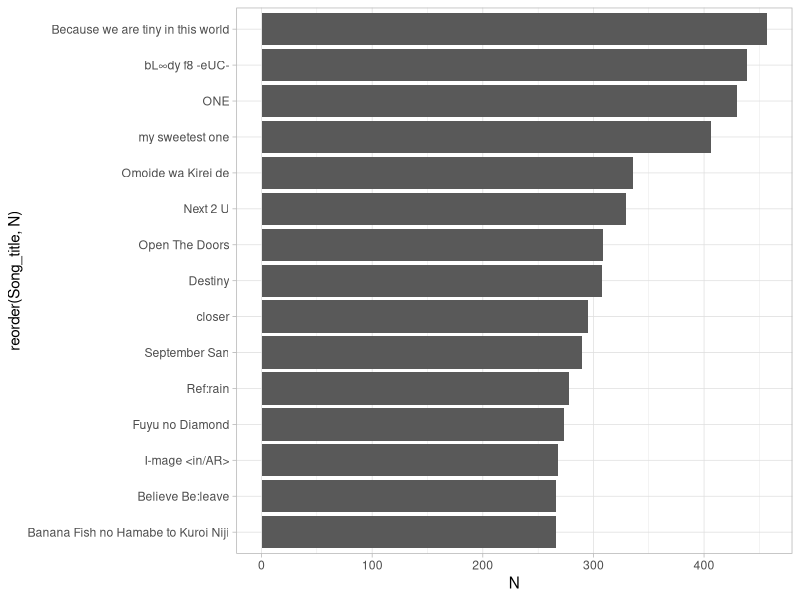
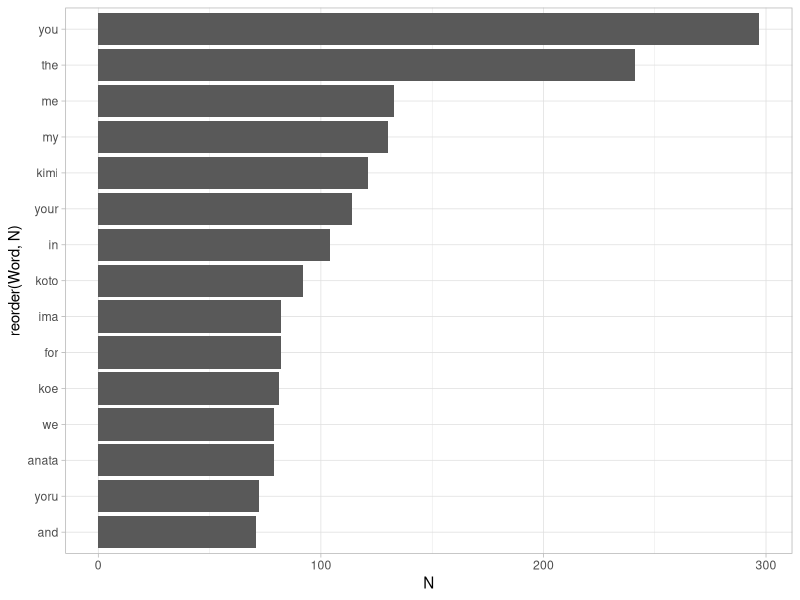
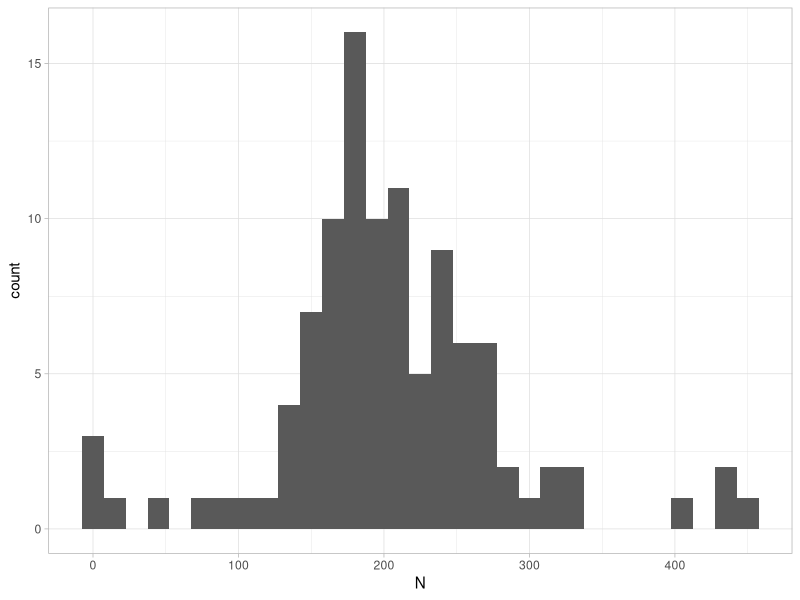
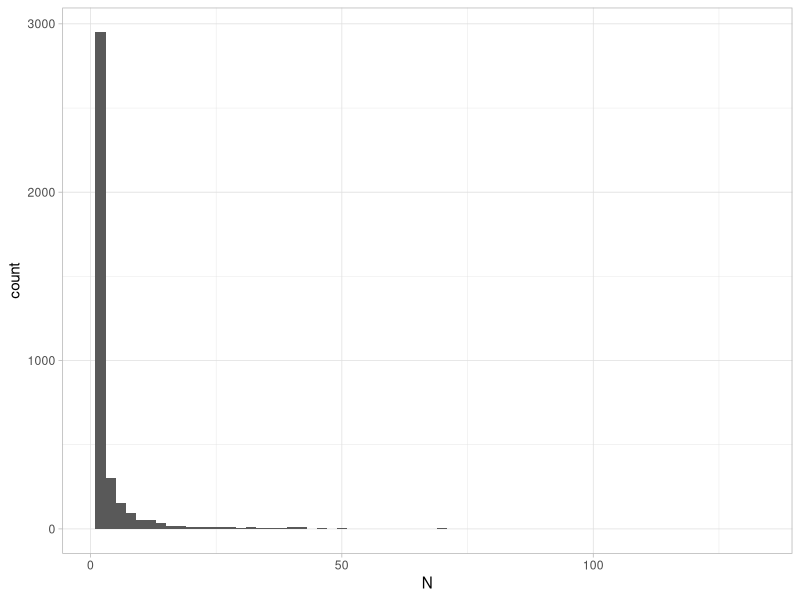
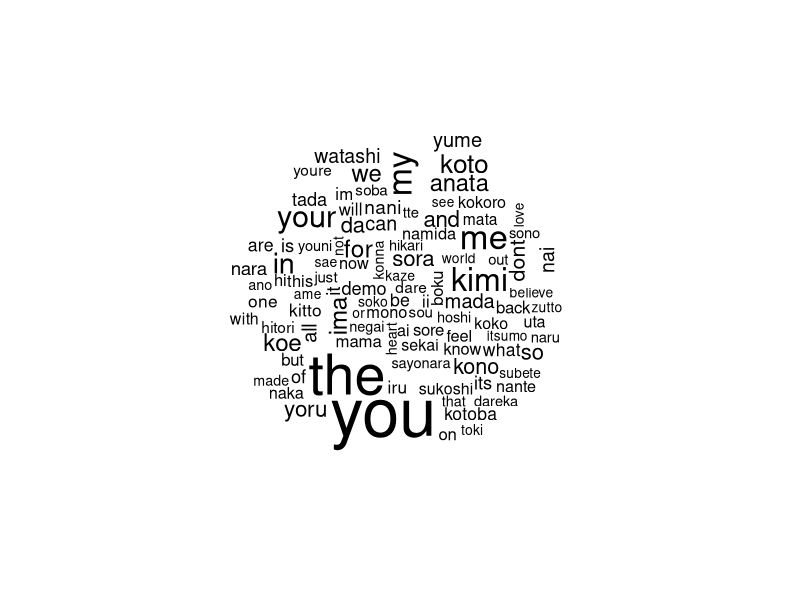

Reproduce these figures in R, in order.
## ---- chunk 1
library(dplyr)
library(ggplot2)
library(wordcloud)
## ---- chunk 2
df <- readr::read_csv("cleaned_data.csv")
head(df, 10)

# japanese particles
jpn_prtcl <- c(
               "no", "wa", "o", "mo", "ni", "e", "de", "ga",
               "to", "ya", "ne", "yo", "ka", "wo", "i", "yo",
               "kara", "yori", "na", "dake", "a", "te", "mo",
               "mou"
              )
## ---- chunk 3
theme_set(theme_light())
# top 15 songs with most words
df %>%
  group_by(Song_title) %>%
  summarise(N = sum(Count)) %>%
  arrange(desc(N)) %>%
  head(15) %>%
  ggplot(aes(x = reorder(Song_title, N), y = N)) +
  geom_bar(stat = "identity") +
  coord_flip() 

# top 15 most used words
df %>%
  filter(!Word %in% jpn_prtcl) %>%
  group_by(Word) %>%
  summarise(N = sum(Count)) %>%
  arrange(desc(N)) %>%
  head(15) %>%
  ggplot(aes(x = reorder(Word, N), y = N)) +
  geom_bar(stat = "identity") +
  coord_flip()

# distribution of number of words in a song
df %>%
  group_by(Song_title) %>%
  summarise(N = sum(Count)) %>%
  ggplot(aes(x = N)) +
  geom_histogram(binwidth = 15)


# distribution of word counts
df %>%
  filter(!Word %in% jpn_prtcl) %>%
  group_by(Word) %>%
  summarise(N = sum(Count)) %>%
  filter(N < 200) %>%
  ggplot(aes(x = N)) +
  geom_histogram(binwidth = 2)
## ---- chunk 4
# word cloud
newdf <- df %>%
  filter(!Word %in% jpn_prtcl) %>%
  group_by(Word) %>%
  summarise(N = sum(Count)) %>%
  top_n(100)


# for reproducibility
set.seed(2)

wordcloud(
  words = newdf$Word,
  freq = newdf$N,
  random.colors = TRUE,
)
